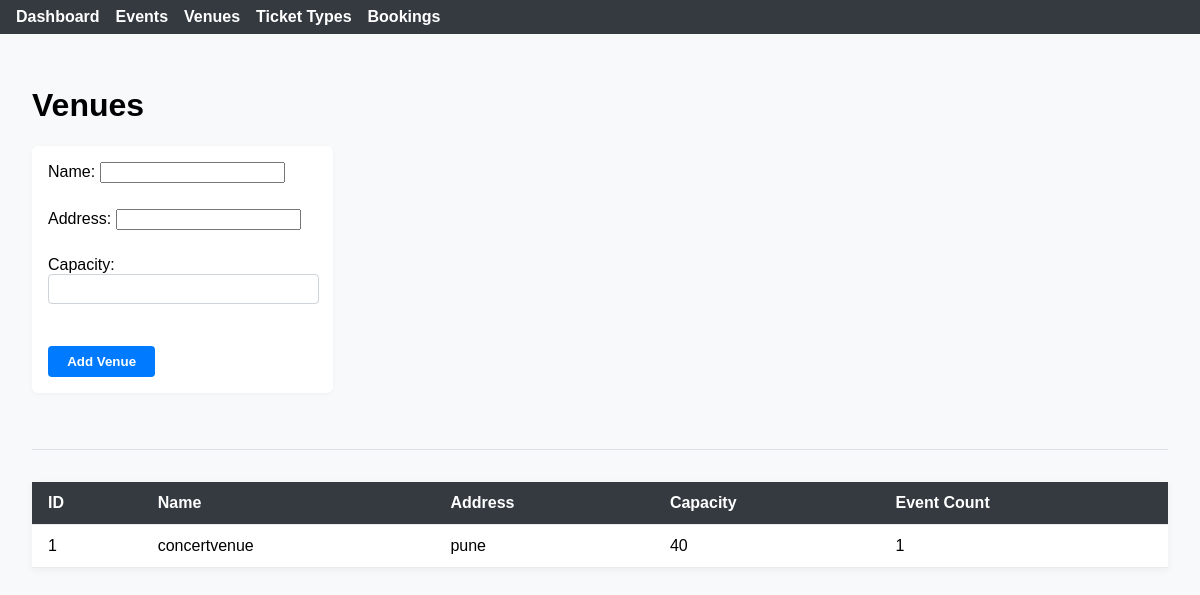
/venues, run on the app's committed database.
### main.py (models this page shows)
class Venue(Base):
    __tablename__ = "venues"
    id = Column(Integer, primary_key=True, index=True)
    name = Column(String, unique=True, nullable=False)
    address = Column(String, nullable=False)
    capacity = Column(Integer, nullable=False)
    events = relationship("Event", back_populates="venue", cascade="all, delete-orphan")

### main.py (the view)
@app.get("/venues", response_class=HTMLResponse)
def venues_page(request: Request, db: Session = Depends(get_db)):
    venues = db.query(Venue).all()
    venues_out = []
    for v in venues:
        event_count = db.query(Event).filter(Event.venue_id == v.id).count()
        venues_out.append({
            "id": v.id,
            "name": v.name,
            "address": v.address,
            "capacity": v.capacity,
            "event_count": event_count
        })
    return templates.TemplateResponse("venues.html", {"request": request, "venues": venues_out})

### static/templates/venues.html
{% extends "base.html" %}
{% block content %}
<h1>Venues</h1>
<form method="post" action="/venues">
    <label>Name: <input type="text" name="name" required></label><br>
    <label>Address: <input type="text" name="address" required></label><br>
    <label>Capacity: <input type="number" name="capacity" required></label><br>
    <button type="submit">Add Venue</button>
</form>
<hr>
<table>
    <thead>
        <tr>
            <th>ID</th><th>Name</th><th>Address</th><th>Capacity</th><th>Event Count</th>
        </tr>
    </thead>
    <tbody>
        {% for venue in venues %}
        <tr>
            <td>{{ venue.id }}</td>
            <td>{{ venue.name }}</td>
            <td>{{ venue.address }}</td>
            <td>{{ venue.capacity }}</td>
            <td>{{ venue.event_count }}</td>
        </tr>
        {% endfor %}
    </tbody>
</table>
{% endblock %}

### static/style.css (style rules this page uses)
body { font-family: Arial, sans-serif; margin: 0; padding: 0; background: #f8f9fa; }
table { width: 100%; border-collapse: collapse; margin-top: 2rem; background: #fff; box-shadow: 0 2px 8px rgba(0,0,0,0.05); }
th, td { padding: 0.75rem 1rem; border-bottom: 1px solid #e9ecef; text-align: left; }
th { background: #343a40; color: #fff; }
form { margin-bottom: 1.5rem; background: #fff; padding: 1rem; border-radius: 6px; box-shadow: 0 1px 4px rgba(0,0,0,0.04); display: inline-block; }
label { display: block; margin-bottom: 0.5rem; font-weight: 500; }
input[type="number"], select { padding: 0.4rem 0.6rem; border: 1px solid #ced4da; border-radius: 4px; margin-bottom: 1rem; width: 100%; max-width: 250px; }
button { background: #007bff; color: #fff; border: none; padding: 0.5rem 1.2rem; border-radius: 4px; cursor: pointer; font-weight: 600; margin-right: 0.5rem; transition: background 0.2s; }
hr { margin: 2rem 0; border: none; border-top: 1px solid #dee2e6; }

### data on the page
Venue: id "1", name "concertvenue", address "pune", capacity "40", event_count "1"
